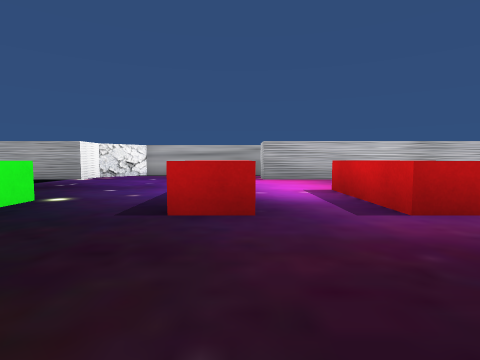
View 1 (above)

22 first-person views from a walk through a 3-D level made in the Unity game engine. The camera is 0.51 m above the floor, tilts 4° down and sees 80° across. The floor is counted in squares, 1 m on a side. Each view is taken from the middle of a square. On the plan, view 1 faces up. The plan holds only what a view shows up to about 9 squares ahead; the rest is blank. The place goes on beyond the plan.

View 2
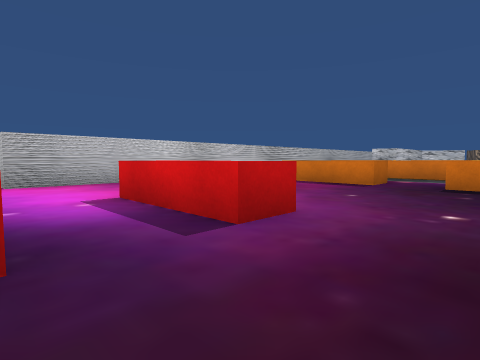

View 3
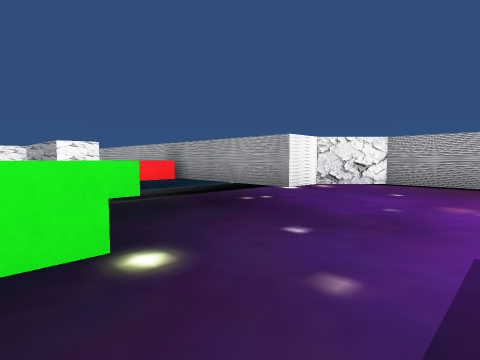

View 4
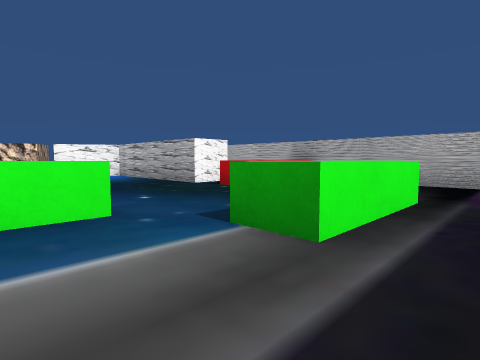

View 5
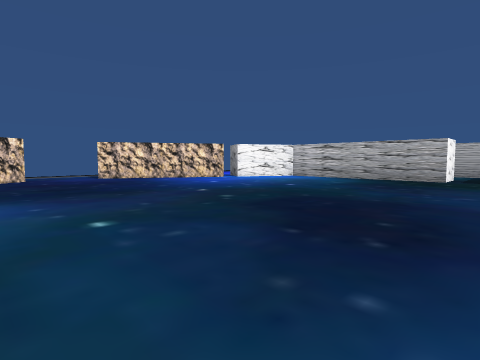

View 6
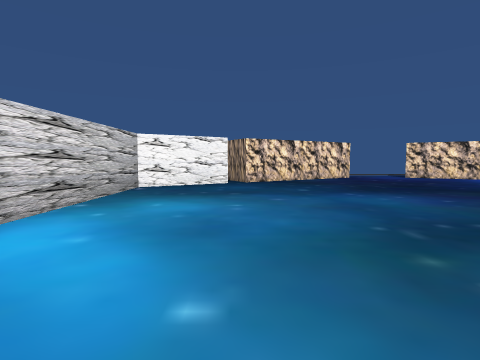

View 7
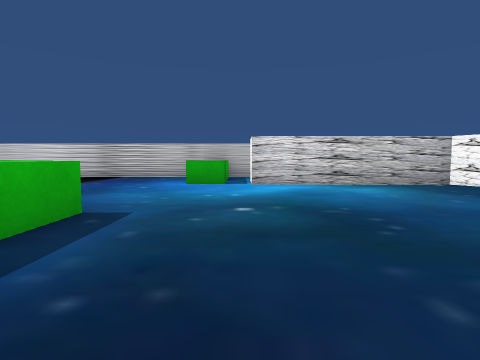

View 8
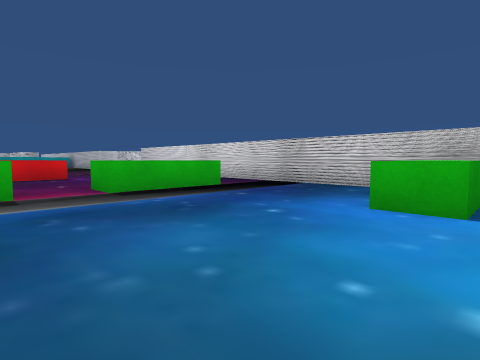

View 9
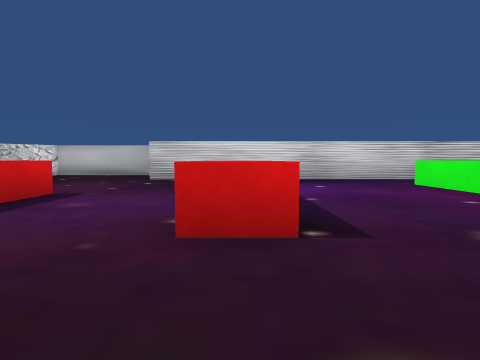

View 10
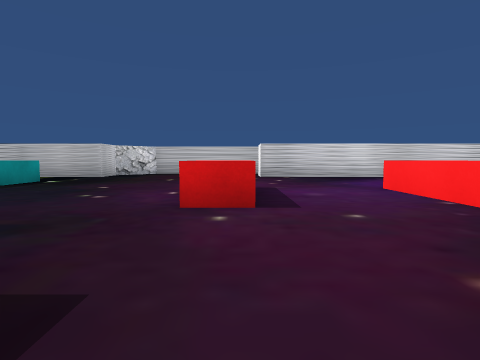

View 11
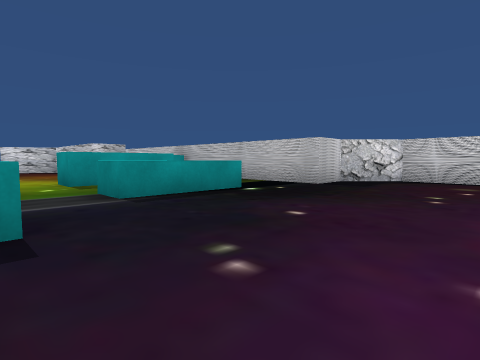

View 12
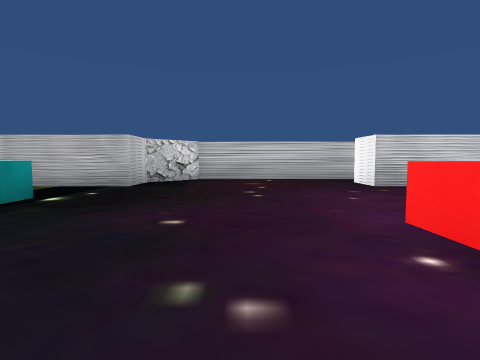

View 13
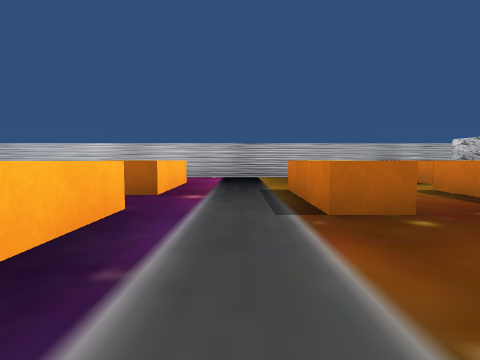

View 14
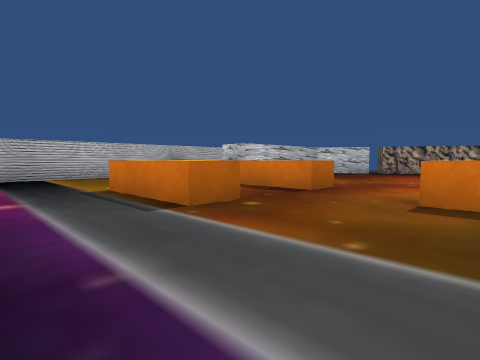

View 15
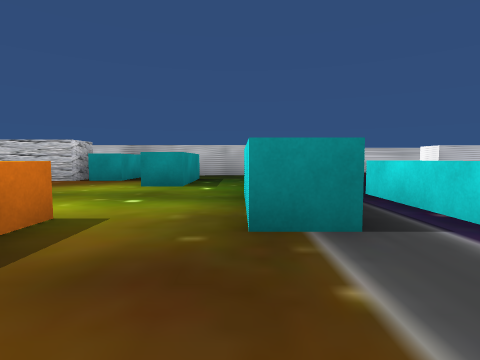

View 16
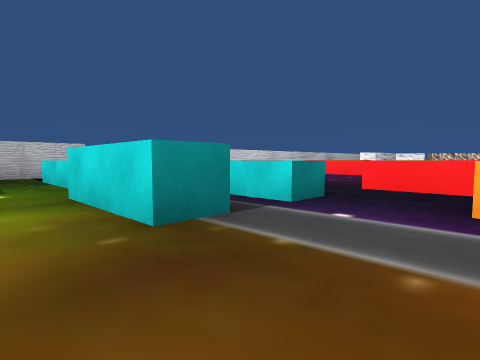

View 17
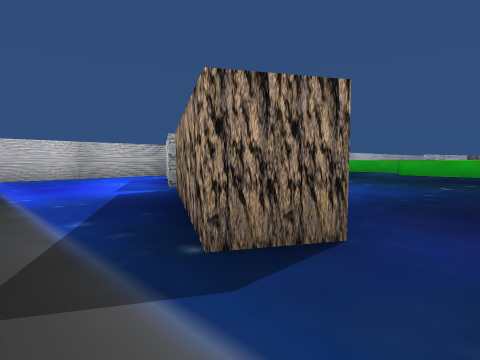

View 18
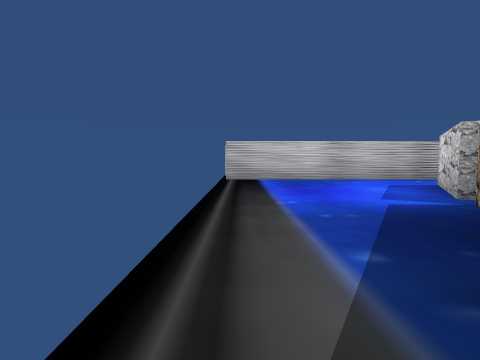

View 19
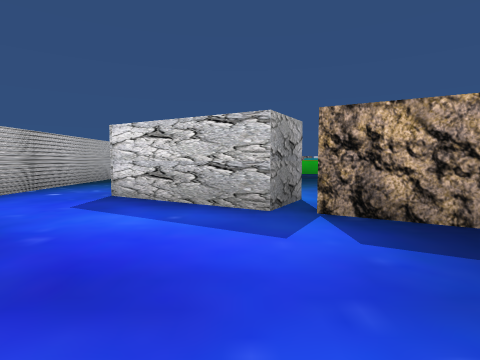

View 20
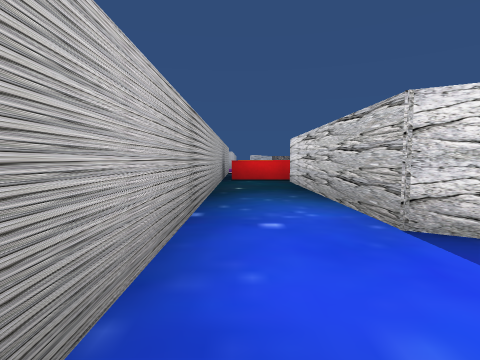

View 21
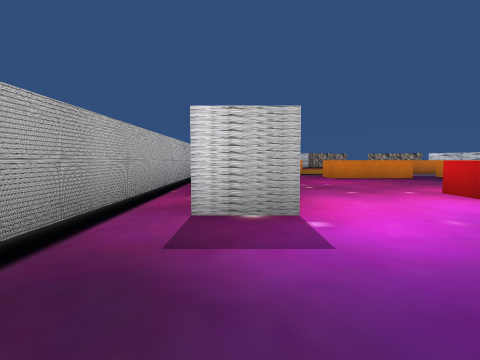

View 22
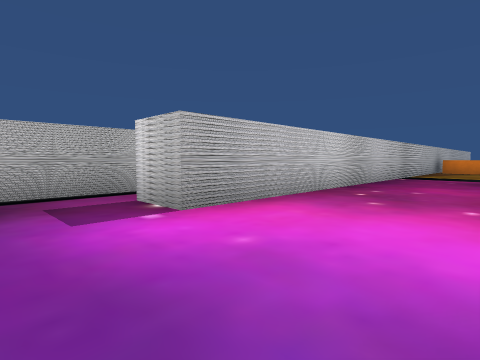

### Floor plan
Points are (right, up) in squares from view 1. A wall is a line through its corners. A room is listed if a view was taken in it or the views show most of it. See-through windows are left out.
Room 1 (views 1, 2, 3, 4, 5, 6, 7, 8, 9, 10, 11, 12, 13, 14, 15, 16, 21, 22)
walls: (-4.1, 8.5) (-4.1, 7.4) (-9.5, 7.4); (-9.3, 5.8) (-9.3, 4.8) (-13, 4.8); (1.9, -11.6) (6.1, -11.6); (-9.4, -9.6) (2.4, -9.5) (2.4, -10.6); (7.1, -10.4) (7.1, -9.5) (11.4, -9.5); (-12.4, -6.9) (-9.1, -6.9); (6.8, 9.5) (-3.1, 9.5); (-14.5, 2.9) (-16.3, -0.2); (11.5, 7.4) (0.6, 7.4) (0.6, 8.5); (-16.3, -1.8) (-14.5, -4.9)
ways out: opening at (-16.5, -1) to room 2; opening at (-13.5, -6) to room 2; opening at (-10, 7) to room 3
objects: green block (-8, -9) to (-8, -7); red block (-8, 5) to (-8, 7); green block (-7, -3) to (-7, -2); green block (-7, 0) to (-7, 2); green block (-5, 3) to (-5, 5); other object (-5, 9) to (-4, 9); green block (-4, -8) to (-4, -6); green block (-4, -4) to (-4, -2); green block (-3, 2) to (-3, 3); red block (0, -6) to (0, -4); red block (0, 3) to (0, 5); red block (2, 3) to (2, 5); red block (3, -6) to (3, -4); red block (5, -2) to (5, -1); orange block (6, 0) to (7, 2); orange block (6, 3) to (7, 5); other object (7, -11) to (8, -11); cyan block (7, -4) to (7, -2); cyan block (8, -8) to (8, -6); cyan block (8, -4) to (9, -2); orange block (9, 2) to (9, 4); cyan block (10, -7) to (11, -6); orange block (11, -2) to (11, 0); orange block (11, 3)
Room 2 (views 17, 18)
walls: (-14.5, -4.9) (-15.3, -5.3); (-13.4, -6.9) (-12.4, -6.9); (-16.3, -0.2) (-17, 0.2)
ways out: opening at (-16.5, -1) to room 1; opening at (-13.5, -6) to room 1; opening at (-18, 0) to room 3
objects: other object (-15, -7) to (-14, -6)
Room 3 (views 19, 20)
walls: (-14, 5.8) (-9.3, 5.8); (-17, 0.2) (-15.2, 3.4); (-9.5, 7.4) (-18.4, 7.4)
ways out: opening at (-10, 7) to room 1; opening at (-18, 0) to room 2
objects: other object (-15, 4) to (-14, 5)

Where each view was taken, in squares from view 1:
view 1: 0 up, 0 right, facing up
view 2: 1 up, 0 right, facing up-right
view 3: 3 up, 1 left, facing up-left
view 4: 1 up, 4 left, facing up-left
view 5: 3 down, 8 left, facing up-left
view 6: 5 down, 8 left, facing left
view 7: 1 down, 9 left, facing down
view 8: 4 down, 9 left, facing down-right
view 9: 2 down, 0 right, facing down
view 10: 1 down, 3 right, facing down
view 11: 4 down, 4 right, facing down-right
view 12: 4 down, 5 right, facing down
view 13: 1 down, 8 right, facing up
view 14: 1 down, 7 right, facing up-right
view 15: 0 up, 9 right, facing down
view 16: 0 up, 10 right, facing down-left
view 17: 1 down, 18 left, facing up-right
view 18: 0 up, 18 left, facing up
view 19: 4 up, 18 left, facing right
view 20: 7 up, 16 left, facing right
view 21: 8 up, 2 left, facing right
view 22: 5 up, 1 left, facing up-right
